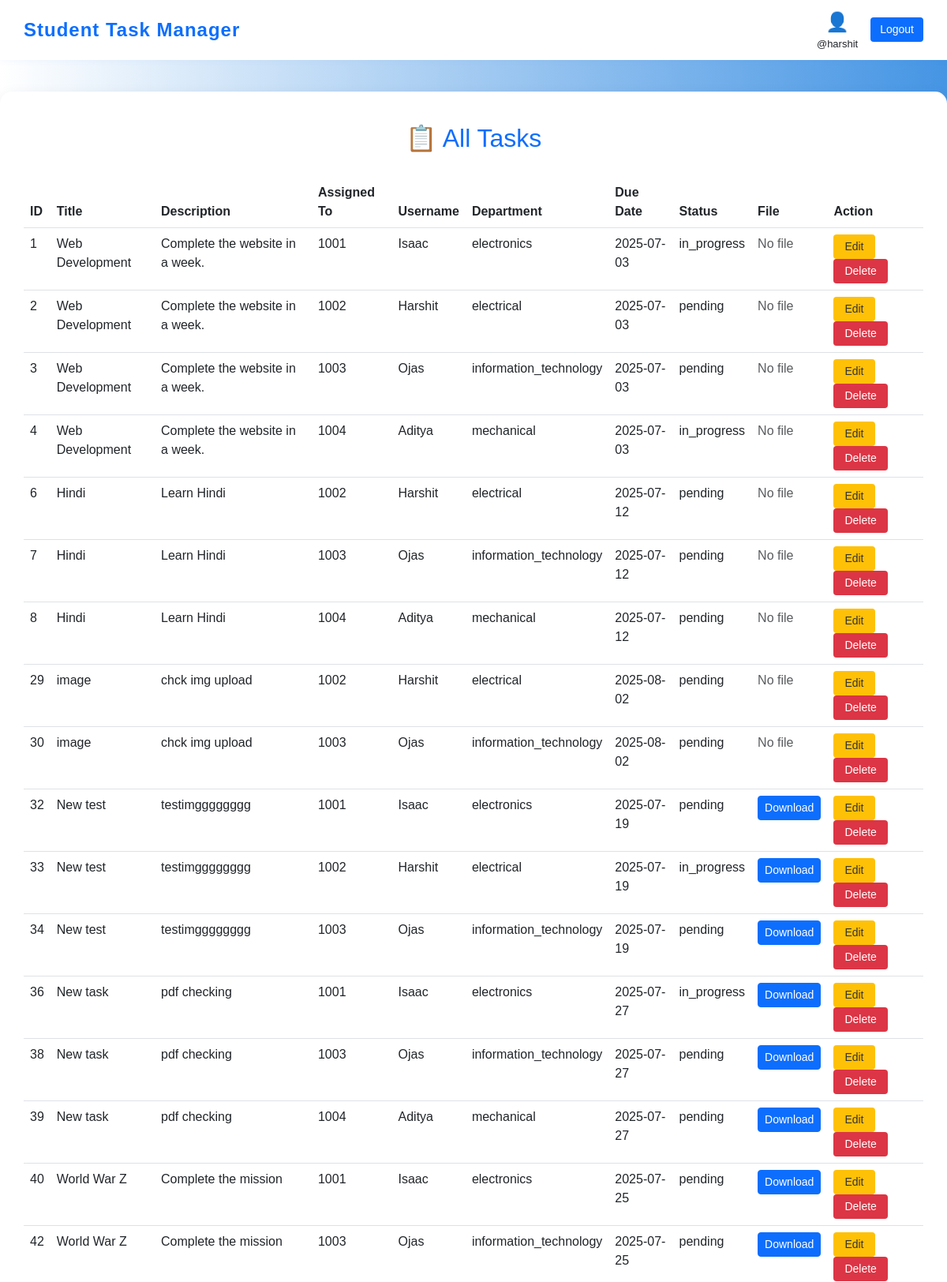
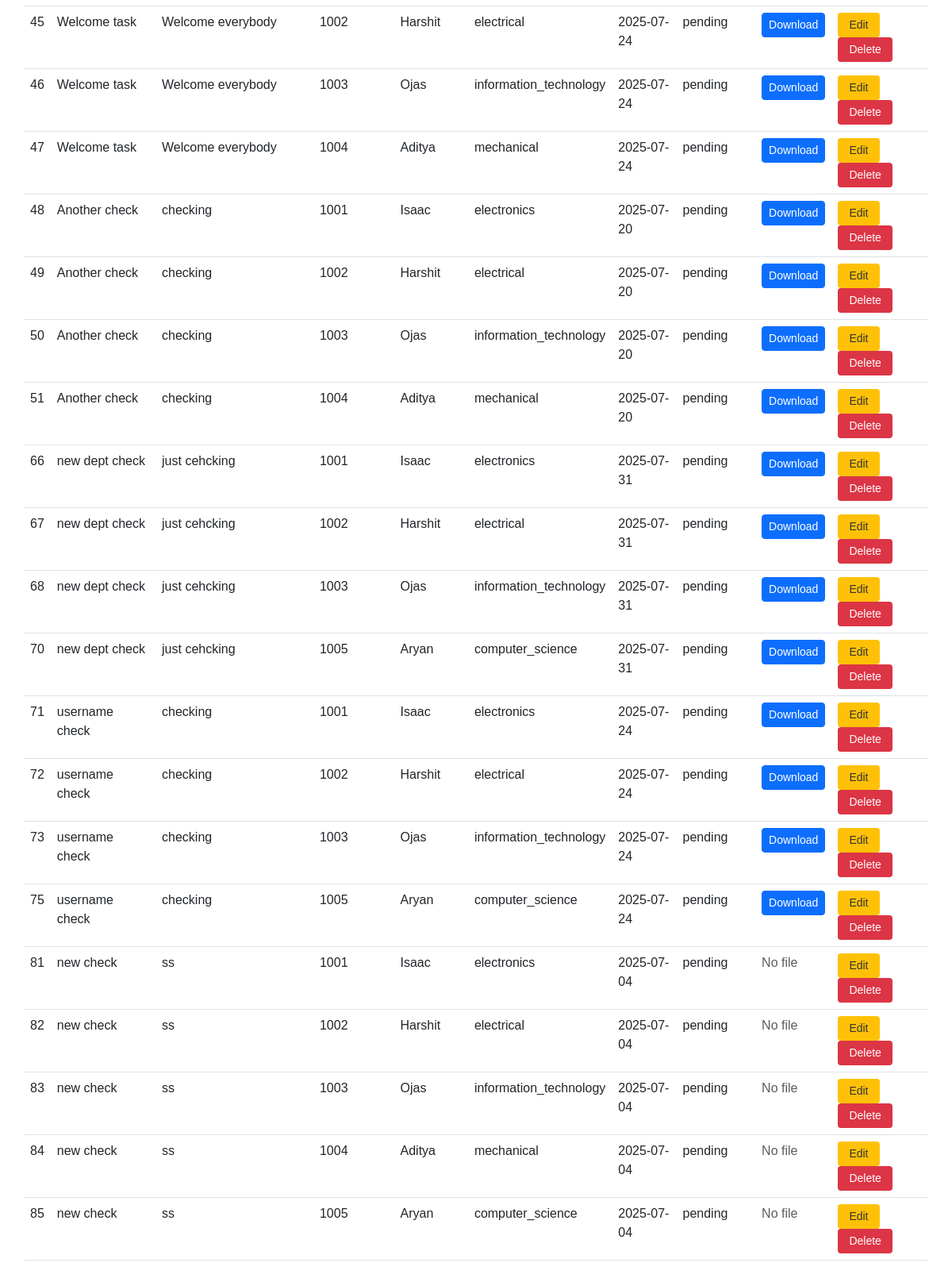
/all_task.php (signed in), run on the app's committed database (2 pictures, top to bottom).
### tables this page shows
CREATE TABLE `tasks` (
  `id` int(11) NOT NULL,
  `title` varchar(100) NOT NULL,
  `description` text DEFAULT NULL,
  `assigned_to` int(11) DEFAULT NULL,
  `username` varchar(30) NOT NULL,
  `department` varchar(30) NOT NULL,
  `due_date` date DEFAULT NULL,
  `status` enum('pending','in_progress','completed') DEFAULT 'pending',
  `created_at` timestamp NOT NULL DEFAULT current_timestamp(),
  `file_path` varchar(255) DEFAULT NULL
);

### all_task.php (the view, shortened to what this page needs)
<?php
$servername = "localhost";
$username = "root";
$password = "";
$database = "new_task_manag_db";
$conn = mysqli_connect($servername, $username, $password, $database);
?>
<!DOCTYPE html>
<html lang="en">
<head>
    <link href="https://cdn.jsdelivr.net/npm/bootstrap@5.3.0/dist/css/bootstrap.min.css" rel="stylesheet"/>
    <link rel="stylesheet" href="//cdn.datatables.net/2.3.2/css/dataTables.dataTables.min.css">
</head>
<body>
<nav class="navbar navbar-custom d-flex justify-content-between align-items-center">
  <span class="navbar-brand">Student Task Manager</span>
  <div class="d-flex align-items-center gap-3">
    <div class="text-center">
        <div style="font-size: 24px; color: #0d6efd;">👤</div>
        <div style="font-size: 13px;">
          <?php
            echo '@' . (isset($_SESSION['username']) ? $_SESSION['username'] : 'User');
          ?>
        </div>
      </div>
    <button class="btn-logout" onclick="location.href='logout.php'">Logout</button>
  </div>
</nav>
<div class="dashboard-container">
    <h2>📋 All Tasks</h2>
    <table class="table" id="myTable">
    <thead>
        <tr>
            <th>ID</th>
            <th>Title</th>
            <th>Description</th>
            <th>Assigned To</th>
            <th>Username</th>
            <th>Department</th>
            <th>Due Date</th>
            <th>Status</th>
            <th>File</th>
            <th>Action</th>
        </tr>
    </thead>
    <tbody>
    <?php
    $sql = "SELECT * FROM tasks where `status`!= 'completed'";
    $result = mysqli_query($conn, $sql);
    while ($row = mysqli_fetch_assoc($result)) {
        echo "<tr>
            <td>" . $row['id'] . "</td>
            <td>" . $row['title'] . "</td>
            <td>" . $row['description'] . "</td>
            <td>" . $row['assigned_to'] . "</td>
            <td>" . $row['username'] . "</td>
            <td>" . $row['department'] . "</td>
            <td>" . $row['due_date'] . "</td>
            <td>" . $row['status'] . "</td>";
        echo "<td>";
        if (!empty($row['file_path'])) {
            $fileName = basename($row['file_path']);
            $fileUrl = "/loginsystem/tasks/uploads/" . $fileName;
            echo "<a href='$fileUrl' class='btn btn-primary btn-sm' download>Download</a>";
        } else {
            echo "<span class='text-muted'>No file</span>";
        }
        echo "</td>";
        echo "<td>
                <a href='edit_task.php?id=" . $row['id'] . "' class='btn btn-edit btn-sm'>Edit</a>
                <a href='delete_task.php?id=" . $row['id'] . "' class='btn btn-delete btn-sm' onclick=\"return confirm('Are you sure you want to delete this task?');\">Delete</a>
            </td>
        </tr>";
    }
        ?>
        </tbody>
    </table>
</div>
</body>
</html>

### all_task.php (style rules this page uses)
body { background: linear-gradient(to left, #4595e4, white); font-family: Arial, sans-serif; min-height: 100vh; }
.navbar-custom { background: #fff; padding: 10px 30px; margin-bottom: 30px; box-shadow: 0 2px 8px rgba(13, 110, 253, 0.04); display: flex; justify-content: space-between; align-items: center; }
.navbar-brand { font-weight: bold; color: #0d6efd; font-size: 1.5rem; letter-spacing: 1px; }
.dashboard-container { max-width: 1400px; margin: 40px auto; background: #fff; border-radius: 15px; box-shadow: 0 8px 20px rgba(0,0,0,0.1); padding: 40px 30px; }
h2 { color: #0d6efd; margin-bottom: 30px; text-align: center; }
.btn-edit { background: #ffc107; color: #333; border: none; border-radius: 4px; padding: 5px 14px; margin-right: 6px; }
.btn-delete { background: #dc3545; color: #fff; border: none; border-radius: 4px; padding: 5px 14px; }
.btn-logout { background: #0d6efd; color: white; border: none; border-radius: 4px; padding: 5px 12px; font-size: 14px; }

### data on the page
tasks: id "1", title "Web Development", description "Complete the website in a week.", assigned_to "1001", username "Isaac", department "electronics", due_date "2025-07-03", status "in_progress", shows "No file"
tasks: id "2", title "Web Development", description "Complete the website in a week.", assigned_to "1002", username "Harshit", department "electrical", due_date "2025-07-03", status "pending", shows "No file"
tasks: id "3", title "Web Development", description "Complete the website in a week.", assigned_to "1003", username "Ojas", department "information_technology", due_date "2025-07-03", status "pending", shows "No file"
tasks: id "4", title "Web Development", description "Complete the website in a week.", assigned_to "1004", username "Aditya", department "mechanical", due_date "2025-07-03", status "in_progress", shows "No file"
tasks: id "6", title "Hindi", description "Learn Hindi", assigned_to "1002", username "Harshit", department "electrical", due_date "2025-07-12", status "pending", shows "No file"
tasks: id "7", title "Hindi", description "Learn Hindi", assigned_to "1003", username "Ojas", department "information_technology", due_date "2025-07-12", status "pending", shows "No file"
tasks: id "8", title "Hindi", description "Learn Hindi", assigned_to "1004", username "Aditya", department "mechanical", due_date "2025-07-12", status "pending", shows "No file"
tasks: id "29", title "image", description "chck img upload", assigned_to "1002", username "Harshit", department "electrical", due_date "2025-08-02", status "pending", file_path "No file"
tasks: id "30", title "image", description "chck img upload", assigned_to "1003", username "Ojas", department "information_technology", due_date "2025-08-02", status "pending", file_path "No file"
tasks: id "32", title "New test", description "testimgggggggg", assigned_to "1001", username "Isaac", department "electronics", due_date "2025-07-19", status "pending"
tasks: id "33", title "New test", description "testimgggggggg", assigned_to "1002", username "Harshit", department "electrical", due_date "2025-07-19", status "in_progress"
tasks: id "34", title "New test", description "testimgggggggg", assigned_to "1003", username "Ojas", department "information_technology", due_date "2025-07-19", status "pending"
tasks: id "36", title "New task", description "pdf checking", assigned_to "1001", username "Isaac", department "electronics", due_date "2025-07-27", status "in_progress"
tasks: id "38", title "New task", description "pdf checking", assigned_to "1003", username "Ojas", department "information_technology", due_date "2025-07-27", status "pending"
tasks: id "39", title "New task", description "pdf checking", assigned_to "1004", username "Aditya", department "mechanical", due_date "2025-07-27", status "pending"
tasks: id "40", title "World War Z", description "Complete the mission", assigned_to "1001", username "Isaac", department "electronics", due_date "2025-07-25", status "pending"
tasks: id "42", title "World War Z", description "Complete the mission", assigned_to "1003", username "Ojas", department "information_technology", due_date "2025-07-25", status "pending"
tasks: id "45", title "Welcome task", description "Welcome everybody", assigned_to "1002", username "Harshit", department "electrical", due_date "2025-07-24", status "pending"
tasks: id "46", title "Welcome task", description "Welcome everybody", assigned_to "1003", username "Ojas", department "information_technology", due_date "2025-07-24", status "pending"
tasks: id "47", title "Welcome task", description "Welcome everybody", assigned_to "1004", username "Aditya", department "mechanical", due_date "2025-07-24", status "pending"
tasks: id "48", title "Another check", description "checking", assigned_to "1001", username "Isaac", department "electronics", due_date "2025-07-20", status "pending"
tasks: id "49", title "Another check", description "checking", assigned_to "1002", username "Harshit", department "electrical", due_date "2025-07-20", status "pending"
tasks: id "50", title "Another check", description "checking", assigned_to "1003", username "Ojas", department "information_technology", due_date "2025-07-20", status "pending"
tasks: id "51", title "Another check", description "checking", assigned_to "1004", username "Aditya", department "mechanical", due_date "2025-07-20", status "pending"
tasks: id "66", title "new dept check", description "just cehcking", assigned_to "1001", username "Isaac", department "electronics", due_date "2025-07-31", status "pending"
tasks: id "67", title "new dept check", description "just cehcking", assigned_to "1002", username "Harshit", department "electrical", due_date "2025-07-31", status "pending"
tasks: id "68", title "new dept check", description "just cehcking", assigned_to "1003", username "Ojas", department "information_technology", due_date "2025-07-31", status "pending"
tasks: id "70", title "new dept check", description "just cehcking", assigned_to "1005", username "Aryan", department "computer_science", due_date "2025-07-31", status "pending"
tasks: id "71", title "username check", description "checking", assigned_to "1001", username "Isaac", department "electronics", due_date "2025-07-24", status "pending"
tasks: id "72", title "username check", description "checking", assigned_to "1002", username "Harshit", department "electrical", due_date "2025-07-24", status "pending"
tasks: id "73", title "username check", description "checking", assigned_to "1003", username "Ojas", department "information_technology", due_date "2025-07-24", status "pending"
tasks: id "75", title "username check", description "checking", assigned_to "1005", username "Aryan", department "computer_science", due_date "2025-07-24", status "pending"
tasks: id "81", title "new check", description "ss", assigned_to "1001", username "Isaac", department "electronics", due_date "2025-07-04", status "pending", file_path "No file"
tasks: id "82", title "new check", description "ss", assigned_to "1002", username "Harshit", department "electrical", due_date "2025-07-04", status "pending", file_path "No file"
tasks: id "83", title "new check", description "ss", assigned_to "1003", username "Ojas", department "information_technology", due_date "2025-07-04", status "pending", file_path "No file"
tasks: id "84", title "new check", description "ss", assigned_to "1004", username "Aditya", department "mechanical", due_date "2025-07-04", status "pending", file_path "No file"
tasks: id "85", title "new check", description "ss", assigned_to "1005", username "Aryan", department "computer_science", due_date "2025-07-04", status "pending", file_path "No file"

### other printed values
$_SESSION['username'] "harshit"
